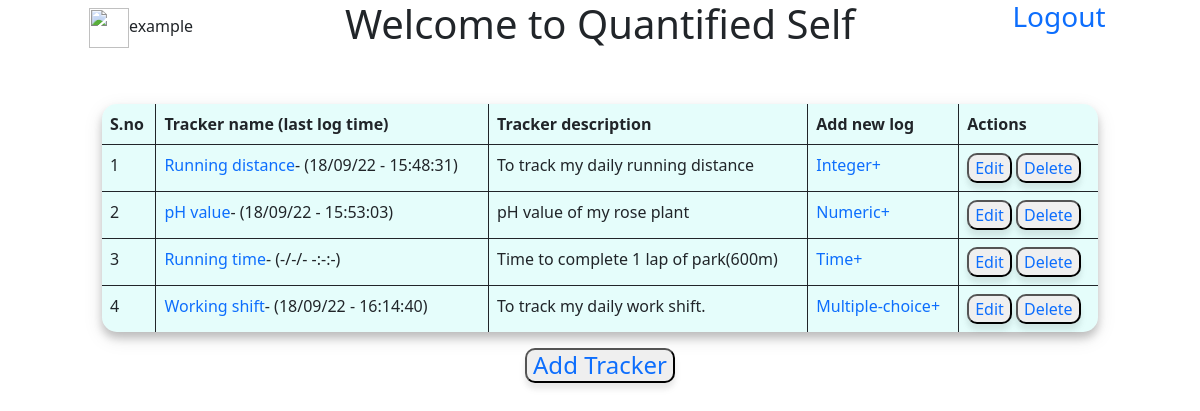
Screenshot of /main (signed in) with the database file from the repository.
### database.py (models this page shows)
class User(db.Model,UserMixin):
    id=db.Column(db.Integer,primary_key=True,autoincrement=True)
    username=db.Column(db.String,nullable=False,unique=True)
    password=db.Column(db.String,nullable=False)
    trackers=db.relationship("tracker",cascade='all',backref="parent")
    email = db.Column(db.String, unique=True)
    active = db.Column(db.Boolean())
    fs_uniquifier = db.Column(db.String(255), unique=True, nullable=False)
    roles = db.relationship('Role', secondary=roles_users,backref=db.backref('users', lazy='dynamic'))

class tracker(db.Model):
    user_id=db.Column(db.Integer,db.ForeignKey('user.id'),nullable=False)
    tracker_id=db.Column(db.Integer,primary_key=True,autoincrement=True)
    name=db.Column(db.String(30),nullable=False)
    desc=db.Column(db.String)
    type=db.Column(db.String,nullable=False)
    settings=db.Column(db.String)
    lastupdate=db.Column(db.DateTime)
    logs=db.relationship("log",cascade='all', backref="parent")

### application/controllers.py (the view)
@app.route('/main')
@login_required
def main():
    return render_template('main.html',user=current_user,datetime=datetime)

### templates/main.html (shortened to what this page needs)
<!DOCTYPE html>
<html lang="en" dir="ltr">
  <head>
    <link href="https://cdn.jsdelivr.net/npm/bootstrap@5.0.2/dist/css/bootstrap.min.css" rel="stylesheet">
    <link rel="stylesheet" href="/static/main.css">
  </head>
  <body>
    <div class="row">
      <div class="col-sm-3 d-flex justify-content-center">
        <span class="align-self-center"><img src='/static/userimg.png' width="40px" height="40px" />{{user.username}}</span>
      </div>
      <div class="col-sm-6 d-flex justify-content-center">
        <h1>Welcome to Quantified Self</h1>
      </div>
      <div class="col-sm-3 d-flex justify-content-center">
        <a class="h3" href="/logout" align="right">Logout</a>
      </div>
    </div>
    <br>
    <br>
    <div class="row main ">
      <div class="col-10 offset-1">
        <table class='table table-bordered tracker_table'>
          <thead>
            <tr>
              <th>S.no</th>
              <th>Tracker name (last log time)</th>
              <th>Tracker description</th>
              <th>Add new log</th>
              <th>Actions</th>
            </tr>
          </thead>
          <tbody>
            {% for t in user.trackers %}
            <tr>
              <td>{{loop.index}}</td>
              <td><a href="/tracker/{{t.tracker_id}}">{{t.name}}</a>- {% if t.lastupdate %}({{datetime.strftime(t.lastupdate,'%d/%m/%y - %H:%M:%S')}}){% else %} (-/-/- -:-:-) {% endif %}</td>
              <td>{{t.desc}}</td>
              <td><a href="/{{t.tracker_id}}/log/add">{{t.type}}+</a></td>
              <td>
                <button type="button" value="edit"><a href="/tracker/{{t.tracker_id}}/update">Edit</a></button>
                <button type="button" value="delete"><a href="/tracker/{{t.tracker_id}}/delete">Delete</a></button>
              </td>
            </tr>
            {% endfor %}
          </tbody>
        </table>
        <div class="text-center">
          <button class="button" type="button" name="button"><a class="h4" href="/tracker/add">Add Tracker</a> </button>
        </div>
      </div>
    </div>
  </body>
</html>

### static/main.css (style rules this page uses)
.table { box-shadow: 0 6px 8px 0 rgba(0, 0, 0, 0.2), 0 6px 20px 0 rgba(0, 0, 0, 0.1); background-color: #8bf7ed38; border-radius: 15px; border: hidden; }
button { box-shadow: 0 6px 8px 0 rgba(0, 0, 0, 0.05), 0 6px 5px 0 rgba(0, 0, 0, 0.05); border-radius: 10px; }
a { text-decoration: none; }

### rows the page displays
User: username "example"
tracker: name "Running distance", strftime "18/09/22 - 15:48:31", desc "To track my daily running distance", type "Integer"
tracker: name "pH value", strftime "18/09/22 - 15:53:03", desc "pH value of my rose plant", type "Numeric"
tracker: name "Running time", desc "Time to complete 1 lap of park(600m)", type "Time"
tracker: name "Working shift", strftime "18/09/22 - 16:14:40", desc "To track my daily work shift.", type "Multiple-choice"
